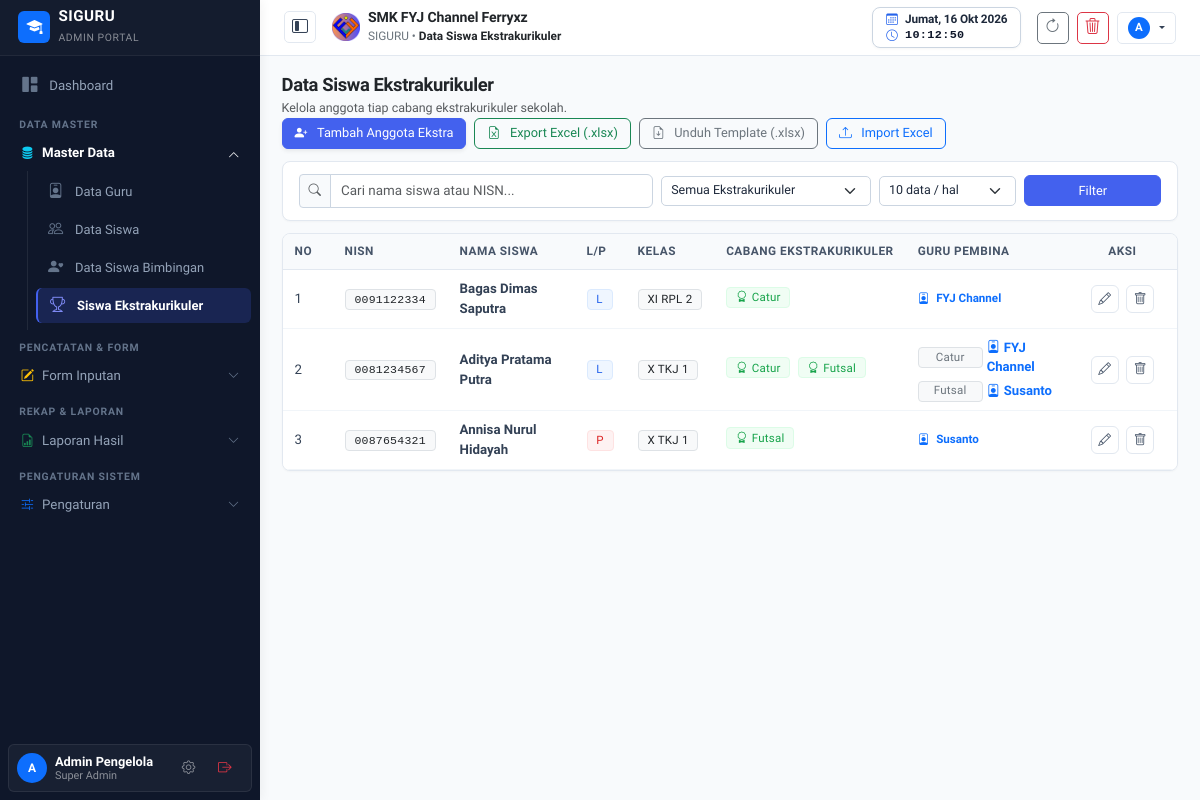
/master-ekstra.php (signed in), run on the app's committed database.
### tables this page shows
CREATE TABLE pengaturan (
    id INTEGER PRIMARY KEY AUTOINCREMENT,
    logo TEXT DEFAULT 'assets/images/logo.png',
    nama_sekolah TEXT DEFAULT 'SMK NEGERI 1 CONTOH',
    tahun_ajaran TEXT DEFAULT '2026/2027',
    semester TEXT DEFAULT 'Ganjil',
    kelas TEXT DEFAULT 'X RPL 1, X RPL 2, XI RPL 1, XI RPL 2, XII RPL 1, XII RPL 2',
    mata_pelajaran TEXT DEFAULT 'Matematika, Bahasa Indonesia, Pemrograman Web, Basis Data, Bahasa Inggris, PJOK, Pendidikan Agama',
    folder_jurnal TEXT,
    folder_foto TEXT,
    folder_guru_wali TEXT,
    folder_wali TEXT,
    folder_ekstra TEXT,
    link_db_absen TEXT,
    link_db_jurnal TEXT,
    link_db_guru_wali TEXT,
    link_db_wali TEXT,
    link_db_ekstra TEXT,
    list_ekstrakurikuler TEXT DEFAULT 'Pramuka, Paskibra, Futsal, Basket, Rohis, PMR, Desain Grafis, Robotik',
    kepala_sekolah TEXT DEFAULT 'Drs. H. Ahmad Fauzi, M.Pd.',
    nip_kepala_sekolah TEXT DEFAULT '19750815 199903 1 002'
, kop_surat TEXT DEFAULT 'assets/images/kop_surat.png', kop_size TEXT DEFAULT '90', kabupaten TEXT DEFAULT 'Klungkung', ttd_kepsek TEXT DEFAULT 'https://drive.google.com/thumbnail?id=1GUfUommgYjV-cnhU0tTB8kRJy8iXagkI', list_tahun_ajaran TEXT DEFAULT '["2025/2026", "2026/2027", "2027/2028"]');

CREATE TABLE data_murid_ekstra (
    id INTEGER PRIMARY KEY AUTOINCREMENT,
    nisn TEXT NOT NULL,
    nama_murid TEXT NOT NULL,
    jenis_kelamin TEXT NOT NULL,
    kelas TEXT NOT NULL,
    nama_ekstra TEXT NOT NULL
);

### master-ekstra.php (the view, shortened to what the rows shown need)
<?php
require_once __DIR__ . '/config/helper.php';
$isSuper = isSuperAdmin();
$ekstraPembinaMap = getEkstraPembinaMap();
require_once __DIR__ . '/views/header.php';
require_once __DIR__ . '/views/sidebar.php';
$rawLimit = isset($_GET['limit']) ? (int)$_GET['limit'] : 10;
$limit = in_array($rawLimit, [10, 20, 50, 100, 250, 500]) ? $rawLimit : 10;
$page = max(1, (int)($_GET['page'] ?? 1));
$offset = ($page - 1) * $limit;
$whereClauses = [];
$params = [];
$sqlWhere = !empty($whereClauses) ? "WHERE " . implode(" AND ", $whereClauses) : "";
$stmt = $pdo->prepare("SELECT * FROM data_murid_ekstra $sqlWhere ORDER BY nama_ekstra ASC, nama_murid ASC LIMIT $limit OFFSET $offset");
$stmt->execute($params);
$siswaEkstraList = $stmt->fetchAll();
?>
<main class="content-wrapper">
    <div class="card card-table overflow-hidden">
        <div class="table-responsive">
            <table class="table table-custom align-middle mb-0">
                <thead>
                    <tr>
                        <th style="width: 50px;">No</th>
                        <th>NISN</th>
                        <th>Nama Siswa</th>
                        <th>L/P</th>
                        <th>Kelas</th>
                        <th>Cabang Ekstrakurikuler</th>
                        <th>Guru Pembina</th>
                        <th class="text-center" style="width: 110px;">Aksi</th>
                    </tr>
                </thead>
                <tbody>
                    <?php if (empty($siswaEkstraList)): ?>
                        <tr><td colspan="8" class="text-center text-muted py-4">Data anggota ekstrakurikuler belum ada.</td></tr>
                    <?php else:
                        $no = $offset + 1;
                        foreach ($siswaEkstraList as $se):
                    ?>
                        <tr>
                            <td><?= $no++ ?></td>
                            <td><span class="badge bg-light text-dark border font-monospace"><?= htmlspecialchars($se['nisn']) ?></span></td>
                            <td class="fw-bold text-dark"><?= htmlspecialchars($se['nama_murid']) ?></td>
                            <td>
                                <span class="badge <?= $se['jenis_kelamin'] === 'P' ? 'bg-danger-subtle text-danger' : 'bg-primary-subtle text-primary' ?>">
                                    <?= htmlspecialchars($se['jenis_kelamin']) ?>
                                </span>
                            </td>
                            <td><span class="badge bg-light text-dark border"><?= htmlspecialchars($se['kelas']) ?></span></td>
                            <td>
                                <?php
                                $items = array_values(array_filter(array_map('trim', explode(',', $se['nama_ekstra'] ?? ''))));
                                foreach ($items as $it):
                                ?>
                                    <span class="badge bg-success-subtle text-success border border-success-subtle fw-semibold px-2 py-1 me-1 mb-1">
                                        <i class="bi bi-award me-1"></i><?= htmlspecialchars($it) ?>
                                    </span>
                                <?php endforeach; ?>
                            </td>
                            <td>
                                <?php if (empty($items)): ?>
                                    <span class="text-muted small fst-italic">-</span>
                                <?php elseif (count($items) === 1):
                                    $it = $items[0];
                                    $pembinas = $ekstraPembinaMap[$it] ?? [];
                                    $isSet = !empty($pembinas);
                                ?>
                                    <div class="<?= $isSet ? 'fw-semibold text-primary' : 'text-muted fst-italic' ?> small">
                                        <i class="bi <?= $isSet ? 'bi-person-badge text-primary' : 'bi-dash-circle text-muted' ?> me-1"></i>
                                        <?= htmlspecialchars($isSet ? implode(', ', $pembinas) : 'Belum Ditentukan') ?>
                                    </div>
                                <?php else: ?>
                                    <div class="d-flex flex-column gap-1">
                                        <?php foreach ($items as $it):
                                            $pembinas = $ekstraPembinaMap[$it] ?? [];
                                            $isSet = !empty($pembinas);
                                            $pembinaName = $isSet ? implode(', ', $pembinas) : 'Belum Ditentukan';
                                        ?>
                                            <div class="small d-flex align-items-center">
                                                <span class="badge bg-light text-secondary border me-1 fw-semibold" style="font-size: 0.72rem; min-width: 65px;">
                                                    <?= htmlspecialchars($it) ?>
                                                </span>
                                                <span class="<?= $isSet ? 'fw-semibold text-primary' : 'text-muted fst-italic' ?>" style="font-size: 0.82rem;">
                                                    <i class="bi <?= $isSet ? 'bi-person-badge text-primary' : 'bi-dash-circle text-muted' ?> me-1"></i><?= htmlspecialchars($pembinaName) ?>
                                                </span>
                                            </div>
                                        <?php endforeach; ?>
                                    </div>
                                <?php endif; ?>
                            </td>
                            <td class="text-center">
                                <?php if ($isSuper): ?>
                                    <button class="btn btn-outline-primary btn-sm rounded-pill px-2 py-0"
                                        onclick='editEkstra(<?= json_encode($se) ?>)' title="Edit Anggota Ekstra">
                                        <i class="bi bi-pencil"></i>
                                    </button>
                                    <button class="btn btn-outline-danger btn-sm rounded-pill px-2 py-0 ms-1"
                                        onclick="deleteEkstra(<?= $se['id'] ?>, '<?= addslashes($se['nama_murid']) ?>')" title="Hapus Anggota Ekstra">
                                        <i class="bi bi-trash"></i>
                                    </button>
                                <?php else: ?>
                                    <span class="badge bg-light text-muted border py-1 px-2" title="Menu aksi terkunci (Hanya Super Admin)">
                                        <i class="bi bi-lock-fill text-secondary me-1"></i> Terkunci
                                    </span>
                                <?php endif; ?>
                            </td>
                        </tr>
                    <?php endforeach; endif; ?>
                </tbody>
            </table>
        </div>
    </div>
</main>
<?php require_once __DIR__ . '/views/footer.php'; ?>

### views/header.php (shortened to what the rows shown need)
<?php
require_once __DIR__ . '/../config/auth.php';
require_once __DIR__ . '/../config/helper.php';
$settings = getSettings();
?>
<!DOCTYPE html>
<html lang="id">
<head>
    <link href="https://cdn.jsdelivr.net/npm/bootstrap@5.3.2/dist/css/bootstrap.min.css" rel="stylesheet">
    <link rel="stylesheet" href="https://cdn.jsdelivr.net/npm/bootstrap-icons@1.11.3/font/bootstrap-icons.min.css">
    <link rel="stylesheet" href="https://cdnjs.cloudflare.com/ajax/libs/font-awesome/6.5.1/css/all.min.css">
    <link rel="stylesheet" href="assets/css/style.css?v=<?= time() ?>">
</head>
<body>
<header class="main-header d-flex align-items-center justify-content-between px-3 px-md-4">
    <div class="d-flex align-items-center gap-2 gap-md-3">
        <div class="d-flex align-items-center gap-2">
            <img src="<?= htmlspecialchars($settings['logo'] ?? 'assets/images/logo.png') ?>" alt="Logo" class="rounded" style="height: 28px; width: 28px; object-fit: contain;">
            <div>
                <span class="d-none d-md-block fw-bold text-dark mb-0" style="font-size: 0.88rem; line-height: 1.15; letter-spacing: -0.01em;">
                    <?= htmlspecialchars($settings['nama_sekolah'] ?? 'SMK FYJ Channel Ferryxz') ?>
                </span>
                <span class="text-secondary small" style="line-height: 1.1; font-size: 0.74rem;">
                    SIGURU &bull; <span class="fw-semibold text-dark"><?= htmlspecialchars($pageTitle ?? 'Dashboard') ?></span>
                </span>
            </div>
        </div>
    </div>
</header>

### data on the page
pengaturan: logo (picture), nama_sekolah "SMK FYJ Channel Ferryxz"
data_murid_ekstra: nisn "0091122334", nama_murid "Bagas Dimas Saputra", jenis_kelamin "L", kelas "XI RPL 2", nama_ekstra "Catur", nama_ekstra "FYJ Channel"
data_murid_ekstra: nisn "0081234567", nama_murid "Aditya Pratama Putra", jenis_kelamin "L", kelas "X TKJ 1", nama_ekstra "Catur", nama_ekstra "Futsal", nama_ekstra "FYJ Channel", nama_ekstra "Susanto"
data_murid_ekstra: nisn "0087654321", nama_murid "Annisa Nurul Hidayah", jenis_kelamin "P", kelas "X TKJ 1", nama_ekstra "Futsal", nama_ekstra "Susanto"

### other printed values
$pageTitle "Data Siswa Ekstrakurikuler"
substr($user['nama'] ?: 'U', 0, 1) "A"
substr($currentUserData['nama'] ?? 'U', 0, 1) "A"
$currentUserData['nama'] "Admin Pengelola"
$currentUserData['hak_akses'] "Super Admin"
form field limit "10 data / hal"
